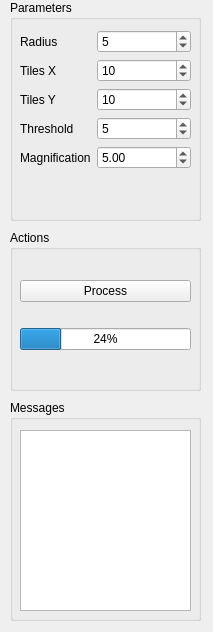
<?xml version="1.0" encoding="UTF-8"?>
<ui version="4.0">
 <class>highDensity</class>
 <widget class="QWidget" name="highDensity">
  <property name="geometry">
   <rect>
    <x>0</x>
    <y>0</y>
    <width>213</width>
    <height>632</height>
   </rect>
  </property>
  <property name="windowTitle">
   <string>Form</string>
  </property>
  <widget class="QGroupBox" name="groupBox">
   <property name="geometry">
    <rect>
     <x>10</x>
     <y>400</y>
     <width>191</width>
     <height>221</height>
    </rect>
   </property>
   <property name="title">
    <string>Messages</string>
   </property>
   <widget class="QTextBrowser" name="textBrowser">
    <property name="geometry">
     <rect>
      <x>10</x>
      <y>30</y>
      <width>171</width>
      <height>181</height>
     </rect>
    </property>
   </widget>
  </widget>
  <widget class="QGroupBox" name="groupBox_2">
   <property name="geometry">
    <rect>
     <x>10</x>
     <y>0</y>
     <width>191</width>
     <height>221</height>
    </rect>
   </property>
   <property name="title">
    <string>Parameters</string>
   </property>
   <widget class="QWidget" name="formLayoutWidget">
    <property name="geometry">
     <rect>
      <x>10</x>
      <y>30</y>
      <width>171</width>
      <height>181</height>
     </rect>
    </property>
    <layout class="QFormLayout" name="formLayout">
     <item row="0" column="0">
      <widget class="QLabel" name="label_4">
       <property name="text">
        <string>Radius</string>
       </property>
      </widget>
     </item>
     <item row="0" column="1">
      <widget class="QSpinBox" name="radiusSpinBox">
       <property name="minimum">
        <number>1</number>
       </property>
       <property name="maximum">
        <number>50</number>
       </property>
       <property name="value">
        <number>5</number>
       </property>
      </widget>
     </item>
     <item row="1" column="0">
      <widget class="QLabel" name="label">
       <property name="text">
        <string>Tiles X</string>
       </property>
      </widget>
     </item>
     <item row="1" column="1">
      <widget class="QSpinBox" name="tilesXSpinBox">
       <property name="minimum">
        <number>1</number>
       </property>
       <property name="maximum">
        <number>100</number>
       </property>
       <property name="value">
        <number>10</number>
       </property>
      </widget>
     </item>
     <item row="2" column="0">
      <widget class="QLabel" name="label_5">
       <property name="text">
        <string>Tiles Y</string>
       </property>
      </widget>
     </item>
     <item row="2" column="1">
      <widget class="QSpinBox" name="tilesYSpinBox">
       <property name="minimum">
        <number>1</number>
       </property>
       <property name="maximum">
        <number>100</number>
       </property>
       <property name="value">
        <number>10</number>
       </property>
      </widget>
     </item>
     <item row="3" column="0">
      <widget class="QLabel" name="label_6">
       <property name="text">
        <string>Threshold</string>
       </property>
      </widget>
     </item>
     <item row="3" column="1">
      <widget class="QSpinBox" name="thresholdSpinBox">
       <property name="maximum">
        <number>100</number>
       </property>
       <property name="value">
        <number>5</number>
       </property>
      </widget>
     </item>
     <item row="4" column="0">
      <widget class="QLabel" name="label_7">
       <property name="text">
        <string>Magnification</string>
       </property>
      </widget>
     </item>
     <item row="4" column="1">
      <widget class="QDoubleSpinBox" name="magnificationDoubleSpinBox">
       <property name="maximum">
        <double>100.000000000000000</double>
       </property>
       <property name="singleStep">
        <double>0.500000000000000</double>
       </property>
       <property name="value">
        <double>5.000000000000000</double>
       </property>
      </widget>
     </item>
    </layout>
   </widget>
  </widget>
  <widget class="QGroupBox" name="groupBox_3">
   <property name="geometry">
    <rect>
     <x>10</x>
     <y>230</y>
     <width>191</width>
     <height>161</height>
    </rect>
   </property>
   <property name="title">
    <string>Actions</string>
   </property>
   <widget class="QWidget" name="verticalLayoutWidget">
    <property name="geometry">
     <rect>
      <x>10</x>
      <y>30</y>
      <width>171</width>
      <height>111</height>
     </rect>
    </property>
    <layout class="QVBoxLayout" name="verticalLayout">
     <item>
      <widget class="QPushButton" name="processPushButton">
       <property name="text">
        <string>Process</string>
       </property>
      </widget>
     </item>
     <item>
      <widget class="QProgressBar" name="progressBar">
       <property name="value">
        <number>24</number>
       </property>
      </widget>
     </item>
    </layout>
   </widget>
  </widget>
 </widget>
 <resources/>
 <connections/>
</ui>
